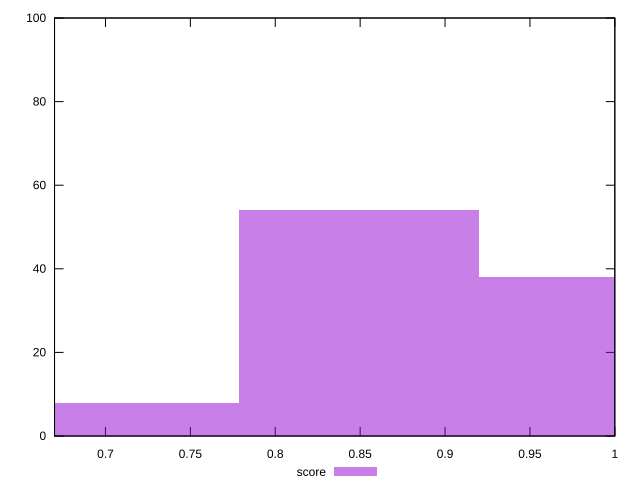

gnuplot code for this plot:
reset

$score <<EOF
0.9909529598328484 38
0.7078235427377488 8
0.8493882512852986 54
EOF

set key outside below
set boxwidth 0.14156470854754977
set xrange [0.67:1]
set yrange [0:100]
set trange [0:100]
set style fill transparent solid 0.5 noborder
set terminal svg size 640, 490 enhanced background rgb 'white'
set output "reprap/unused-css-rules/samples/pages+cached+noexternal+nomedia+nocss+nojs/score/histogram.svg"

plot $score title "score" with boxes

reset
